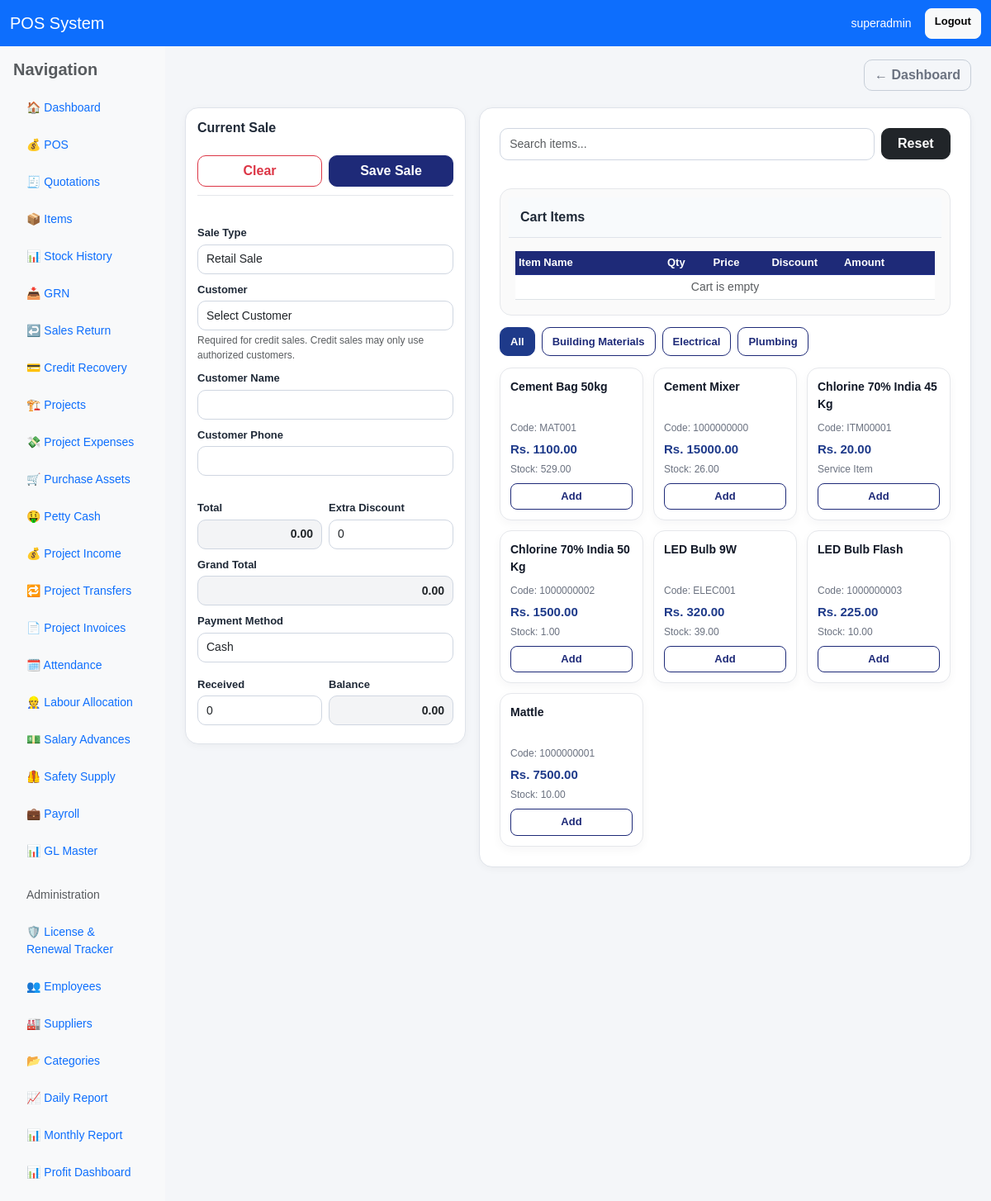
The app's page / (signed in) with its own data.
### pos/models.py (models this page shows, shortened)
class Category(models.Model):
    name = models.CharField(max_length=100, unique=True)
    description = models.TextField(blank=True, null=True)
    is_active = models.BooleanField(default=True)
    created_at = models.DateTimeField(auto_now_add=True)
    class Meta:
        ordering = ["name"]

class Item(models.Model):
    ITEM_TYPE_CHOICES = [
        ("retail", "Retail"),
        ("project", "Project"),
        ("service", "Service"),
    ]
    item_code = models.CharField(max_length=50, unique=True)
    name = models.CharField(max_length=255)
    category = models.ForeignKey(
        "Category",
        on_delete=models.SET_NULL,
        null=True,
        blank=True
    )
    supplier = models.ForeignKey(
        "Supplier",
        on_delete=models.SET_NULL,
        null=True,
        blank=True
    )
    unit = models.CharField(max_length=30, default="pcs")
    cost_price = models.DecimalField(max_digits=12, decimal_places=2, default=0)
    selling_price = models.DecimalField(max_digits=12, decimal_places=2, default=0)
    stock = models.DecimalField(max_digits=12, decimal_places=2, default=0)
    purchase_date = models.DateField(blank=True, null=True)
    item_type = models.CharField(max_length=20, choices=ITEM_TYPE_CHOICES, default="retail")
    is_service = models.BooleanField(default=False)
    allow_discount = models.BooleanField(default=True)
    max_discount_value = models.DecimalField(max_digits=12, decimal_places=2, default=0)
    reorder_level = models.DecimalField(max_digits=12, decimal_places=2, default=0)
    warranty_days = models.PositiveIntegerField(default=0)
    retail_gl_account = models.ForeignKey(
        "GLMaster",
        on_delete=models.SET_NULL,
        null=True,
        blank=True,
        related_name="retail_items"
    )
    cost_gl_account = models.ForeignKey(
        "GLMaster",
        on_delete=models.SET_NULL,
        null=True,
        blank=True,
        related_name="cost_items"
    )
    is_active = models.BooleanField(default=True)
    updated_by = models.ForeignKey(
        User,
        on_delete=models.SET_NULL,
        null=True,
        blank=True,
        related_name="updated_items"
    )
    created_at = models.DateTimeField(auto_now_add=True)
    class Meta:
        ordering = ["name"]

### pos/views.py (the view)
# urls.py: path('', views.pos_page, name='pos'),
@user_passes_test(can_use_pos)
def pos_page(request):
    query = request.GET.get("q", "").strip()
    items = Item.objects.filter(is_active=True).select_related("category").order_by("name")
    projects = Project.objects.filter(is_active=True).order_by("-id")
    categories = Category.objects.all().order_by("name")
    customers = Customer.objects.filter(is_active=True).order_by("name")
    if query:
        items = items.filter(
            Q(name__icontains=query) |
            Q(item_code__icontains=query) |
            Q(category__name__icontains=query)
        )
    return render(request, "pos/pos.html", {
        "items": items,
        "projects": projects,
        "categories": categories,
        "customers": customers,
        "query": query,
        "show_items": can_manage_items(request.user),
    })

### pos/views.py (called while the page is built)
def is_owner(user):
    return user.is_superuser or user.groups.filter(name__iexact="Owner").exists()

def can_use_pos(user):
    return is_owner(user) or is_cashier(user)

def can_manage_items(user):
    return is_owner(user) or is_manager(user) or is_clerk(user)

### pos/templates/pos/pos.html (shortened to what this page needs)
{% extends "base.html" %}
{% block content %}
<div class="pos-layout">
    <div class="pos-left-panel">
        <div class="card p-3 p-md-4 pos-panel-card">
            <div class="pos-panel-header">
                <h4 class="app-page-title mb-0">Current Sale</h4>
            </div>
            <div class="pos-sticky-actions">
                <button type="button" class="btn btn-outline-danger" onclick="clearCartAndForm()">
                    Clear
                </button>
                <button type="button" class="btn btn-primary" onclick="saveSale()">
                    Save Sale
                </button>
            </div>
            <div class="pos-form-area">
                <div class="mb-2">
                    <label class="form-label">Sale Type</label>
                    <select id="sale_type" class="form-select form-select-sm" onchange="toggleProjectField()">
                        <option value="retail">Retail Sale</option>
                    </select>
                </div>
                <div class="mb-2">
                    <label class="form-label">Customer</label>
                    <select id="customer_id" class="form-select form-select-sm" onchange="fillCustomerDetails()">
                        <option value="">Select Customer</option>
                    </select>
                    <small class="text-muted compact-note">Required for credit sales. Credit sales may only use authorized customers.</small>
                </div>
                <div class="mb-2">
                    <label class="form-label">Customer Name</label>
                    <input type="text" id="customer_name" class="form-control form-control-sm">
                </div>
                <div class="mb-2">
                    <label class="form-label">Customer Phone</label>
                    <input type="text" id="customer_phone" class="form-control form-control-sm">
                </div>
            </div>
            <div class="pos-summary-box">
                <div class="row g-2">
                    <div class="col-6">
                        <label class="form-label">Total</label>
                        <input type="text" id="total" class="form-control form-control-sm readonly-box text-money" value="0.00" readonly>
                    </div>
                    <div class="col-6">
                        <label class="form-label">Extra Discount</label>
                        <input type="number" step="0.01" id="discount" class="form-control form-control-sm" value="0" oninput="updateTotals()">
                    </div>
                </div>
                <div class="mt-2">
                    <label class="form-label">Grand Total</label>
                    <input type="text" id="grand_total" class="form-control form-control-sm readonly-box text-money" value="0.00" readonly>
                </div>
                <div class="mt-2">
                    <label class="form-label">Payment Method</label>
                    <select id="payment_method" class="form-select form-select-sm" onchange="togglePaymentFields()">
                        <option value="cash">Cash</option>
                    </select>
                </div>
                <div class="row g-2 mt-1" id="cash_fields">
                    <div class="col-6">
                        <label class="form-label">Received</label>
                        <input type="number" step="0.01" id="received" class="form-control form-control-sm" value="0" oninput="updateBalance()">
                    </div>
                    <div class="col-6">
                        <label class="form-label">Balance</label>
                        <input type="text" id="balance" class="form-control form-control-sm readonly-box text-money" value="0.00" readonly>
                    </div>
                </div>
            </div>
        </div>
    </div>
    <div class="pos-right-panel">
        <div class="card p-3 p-md-4 pos-right-card">
            <div class="row g-2 mb-3">
                <div class="col-md-10">
                    <input type="text" id="itemSearch" class="form-control" placeholder="Search items..." onkeyup="filterItems()">
                </div>
                <div class="col-md-2">
                    <button type="button" class="btn btn-dark w-100" onclick="resetItemFilters()">Reset</button>
                </div>
            </div>
            <div class="pos-cart-box">
                <div class="pos-cart-title">Cart Items</div>
                <div class="pos-cart-scroll">
                    <table class="table table-sm align-middle mb-0">
                        <thead>
                            <tr>
                                <th style="min-width:180px;">Item Name</th>
                                <th style="width:80px;">Qty</th>
                                <th style="width:100px;">Price</th>
                                <th style="width:110px;">Discount</th>
                                <th style="width:100px;">Amount</th>
                                <th style="width:60px;"></th>
                            </tr>
                        </thead>
                        <tbody id="cartBody">
                            <tr>
                                <td colspan="6" class="text-center text-muted">Cart is empty</td>
                            </tr>
                        </tbody>
                    </table>
                </div>
            </div>
            <div class="pos-category-bar">
                <button type="button" class="btn btn-primary btn-sm category-btn active" onclick="filterByCategory('all', this)">
                    All
                </button>
                {% for category in categories %}
                <button type="button"
                        class="btn btn-outline-primary btn-sm category-btn"
                        onclick="filterByCategory('{{ category.name|lower|escapejs }}', this)">
                    {{ category.name }}
                </button>
                {% endfor %}
            </div>
            <div class="pos-items-grid" id="itemsGrid">
                {% for item in items %}
                <div class="pos-item-card"
                     data-name="{{ item.name|lower }}"
                     data-code="{{ item.item_code|lower }}"
                     data-category="{% if item.category %}{{ item.category.name|lower }}{% else %}uncategorized{% endif %}">
                    <div class="pos-item-name">{{ item.name }}</div>
                    <div class="pos-item-meta">Code: {{ item.item_code }}</div>
                    <div class="pos-item-price">Rs. {{ item.selling_price }}</div>
                    <div class="pos-item-stock">
                        {% if item.is_service %}
                            Service Item
                        {% else %}
                            Stock: {{ item.stock }}
                        {% endif %}
                    </div>
                    {% if not item.is_service and item.stock <= 0 %}
                    <button type="button" class="btn btn-outline-danger btn-sm mt-2 w-100" disabled>
                        Out of Stock
                    </button>
                    {% else %}
                    <button type="button"
                            class="btn btn-outline-primary btn-sm mt-2 w-100 add-item-btn"
                            data-id="{{ item.id }}"
                            data-code="{{ item.item_code|escapejs }}"
                            data-name="{{ item.name|escapejs }}"
                            data-price="{{ item.selling_price }}"
                            data-maxdiscount="{{ item.max_discount_value|default:0 }}"
                            data-allowdiscount="{{ item.allow_discount|yesno:'true,false' }}"
                            data-stock="{{ item.stock|default:0 }}"
                            data-isservice="{{ item.is_service|yesno:'true,false' }}">
                        Add
                    </button>
                    {% endif %}
                </div>
                {% empty %}
                <div class="text-muted">No items found.</div>
                {% endfor %}
            </div>
        </div>
    </div>
</div>
{% endblock %}

### pos/templates/includes/navbar.html
<nav class="navbar navbar-expand-lg navbar-dark bg-primary">
    <div class="container-fluid">
        <a class="navbar-brand" href="{% url 'dashboard' %}">POS System</a>
        <div class="d-flex ms-auto">
            {% if request.user.is_authenticated %}
                <span class="navbar-text text-white me-3">
                    {{ request.user.username }}
                </span>
                <a href="{% url 'logout' %}" class="btn btn-light btn-sm">Logout</a>
            {% endif %}
        </div>
    </div>
</nav>

### pos/templates/pos/pos.html (style rules this page uses)
.pos-layout { display: grid; grid-template-columns: 340px 1fr; gap: 16px; align-items: start; }
.pos-panel-card, .pos-right-card { border-radius: 16px; border: 1px solid #dfe3ea; background: #ffffff; box-shadow: 0 2px 10px rgba(0, 0, 0, 0.04); }
.pos-panel-card { position: sticky; top: 10px; padding: 14px !important; }
.pos-panel-header { display: flex; align-items: center; justify-content: space-between; margin-bottom: 8px; }
.app-page-title { font-size: 16px; font-weight: 700; color: #1f2937; }
.pos-sticky-actions { display: grid; grid-template-columns: 1fr 1fr; gap: 8px; background: #fff; padding: 6px 0 10px 0; margin-bottom: 10px; border-bottom: 1px solid #e5e7eb; }
.pos-sticky-actions .btn { min-height: 38px; font-weight: 600; border-radius: 10px; padding: 6px 10px; }
.pos-form-area .form-label, .pos-summary-box .form-label { font-weight: 600; color: #1f2937; margin-bottom: 4px; font-size: 13px; }
.pos-form-area .mb-2, .pos-summary-box .mt-2, .pos-summary-box .mt-1 { margin-bottom: 8px !important; margin-top: 8px !important; }
.pos-form-area .form-control, .pos-form-area .form-select, .pos-summary-box .form-control, .pos-summary-box .form-select { min-height: 36px; padding: 6px 10px; font-size: 14px; border-radius: 10px; }
.readonly-box { background: #f3f4f6; }
.text-money { text-align: right; font-weight: 600; }
.compact-note { font-size: 12px; margin-top: 3px; display: block; }
.pos-cart-box { border: 1px solid #e5e7eb; border-radius: 14px; padding: 10px; margin-bottom: 14px; background: #fafafa; }
.pos-cart-title { font-size: 16px; font-weight: 700; margin-bottom: 8px; color: #1f2937; }
.pos-cart-scroll { max-height: 220px; overflow: auto; }
.pos-category-bar { display: flex; flex-wrap: wrap; gap: 8px; margin-bottom: 14px; }
.category-btn.active { background: #1e3a8a; color: #fff; border-color: #1e3a8a; }
.pos-items-grid { display: grid; grid-template-columns: repeat(auto-fill, minmax(170px, 1fr)); gap: 12px; }
.pos-item-card { border: 1px solid #e5e7eb; border-radius: 14px; padding: 12px; background: #fff; transition: 0.2s ease; }
.pos-item-name { font-size: 14px; font-weight: 700; color: #111827; margin-bottom: 3px; }
.pos-item-meta, .pos-item-stock { font-size: 12px; color: #6b7280; }
.pos-item-price { font-size: 15px; font-weight: 700; color: #1e3a8a; margin: 6px 0 3px; }

### records on screen
Category: name "Building Materials"
Category: name "Electrical"
Category: name "Plumbing"
Item: name "Cement Bag 50kg", item_code "MAT001", selling_price "1100.00", stock "529.00"
Item: name "Cement Mixer", item_code "1000000000", selling_price "15000.00", stock "26.00"
Item: name "Chlorine 70% India 45 Kg", item_code "ITM00001", selling_price "20.00", is_service "Service Item"
Item: name "Chlorine 70% India 50 Kg", item_code "1000000002", selling_price "1500.00", stock "1.00"
Item: name "LED Bulb 9W", item_code "ELEC001", selling_price "320.00", stock "39.00"
Item: name "LED Bulb Flash", item_code "1000000003", selling_price "225.00", stock "10.00"
Item: name "Mattle", item_code "1000000001", selling_price "7500.00", stock "10.00"

### other values on screen
{{ request.user.username }} "superadmin"
